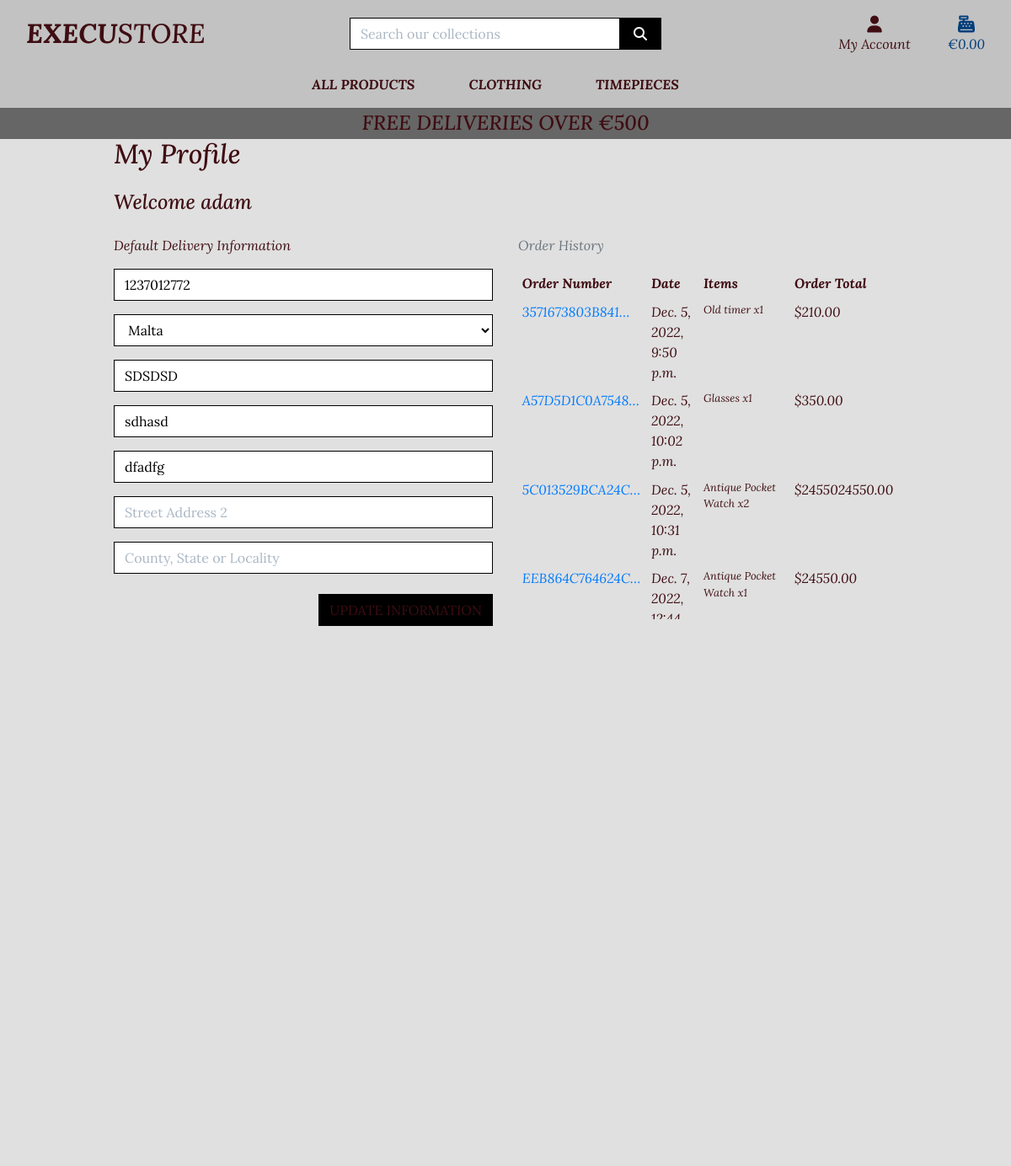
Screenshot of /profile/ (signed in) with the database file from the repository.
### profiles/models.py (models this page shows, shortened)
class UserProfile(models.Model):
    user = models.OneToOneField(User, on_delete=models.CASCADE)
    default_phone_number = models.CharField(max_length=20, null=True, blank=True)
    default_country = CountryField(blank_label='Country *', null=True, blank=True)
    default_postcode = models.CharField(max_length=20, null=True, blank=True)
    default_town_or_city = models.CharField(max_length=40, null=True, blank=True)
    default_street_address1 = models.CharField(max_length=80, null=True, blank=True)
    default_street_address2 = models.CharField(max_length=80, null=True, blank=True)
    default_county = models.CharField(max_length=80, null=True, blank=True)

### checkout/models.py (models this page shows, shortened)
class Order(models.Model):
    order_number = models.CharField(max_length=32, null=False, editable=False)
    user_profile = models.ForeignKey(UserProfile, on_delete=models.SET_NULL,
                                     null=True, blank=True, related_name='orders')
    full_name = models.CharField(max_length=50, null=False, blank=False)
    email = models.EmailField(max_length=250, null=False, blank=False)
    phone_number = models.CharField(max_length=20, null=False, blank=False)
    country = CountryField(blank_label='Country *', null=False, blank=False)
    postcode = models.CharField(max_length=20, null=True, blank=True)
    town_or_city = models.CharField(max_length=40, null=False, blank=False)
    street_address1 = models.CharField(max_length=80, null=False, blank=False)
    street_address2 = models.CharField(max_length=80, null=True, blank=True)
    county = models.CharField(max_length=80, null=True, blank=True)
    date = models.DateTimeField(auto_now_add=True)
    delivery_cost = models.DecimalField(max_digits=6, decimal_places=2, null=False, default=0)
    order_total = models.DecimalField(max_digits=15, decimal_places=2, null=False, default=0)
    grand_total = models.DecimalField(max_digits=15, decimal_places=2, null=False, default=0)
    original_bag = models.TextField(null=False, blank=False, default='')
    stripe_pid = models.CharField(max_length=254, null=False, blank=False, default='')

class OrderLineItem(models.Model):
    order = models.ForeignKey(Order, null=False, blank=False,
                              on_delete=models.CASCADE,
                              related_name='lineitems')
    product = models.ForeignKey(Product, null=False,
                                blank=False, on_delete=models.CASCADE)
    quantity = models.IntegerField(null=False, blank=False, default=0)
    lineitem_total = models.DecimalField(max_digits=15, decimal_places=2,
                                         null=False, blank=False,
                                         editable=False)

### products/models.py (models this page shows, shortened)
class Product(models.Model):
    category = models.ForeignKey('Category', null=True, blank=True,
                                 on_delete=models.SET_NULL)
    name = models.CharField(max_length=255)
    description = models.TextField()
    price = models.CharField(max_length=255)
    availability = models.CharField(max_length=255)
    image_url = models.URLField(max_length=1024, null=True, blank=True)
    image = models.ImageField(null=True, blank=True)

### profiles/views.py (the view)
# urls.py: path('profile/', include('profiles.urls')),
@login_required
def profile(request):
    profile = get_object_or_404(UserProfile, user=request.user)
    if request.method == 'POST':
        form = UserProfileForm(request.POST, instance=profile)
        if form.is_valid():
            form.save()
            messages.success(request, 'Profile updated successfully')
    form = UserProfileForm(instance=profile)
    orders = profile.orders.all()
    template = 'profiles/profile.html'
    context = {
        'form': form,
        'orders': orders,
        'on_profile_page': True
    }
    return render(request, template, context)

### profiles/forms.py
class UserProfileForm(forms.ModelForm):
    class Meta:
        model = UserProfile
        exclude = ('user',)
    def __init__(self, *args, **kwargs):
        super().__init__(*args, **kwargs)
        placeholders = {
            'default_phone_number': 'Phone Number',
            'default_postcode': 'Postal Code',
            'default_town_or_city': 'Town or City',
            'default_street_address1': 'Street Address 1',
            'default_street_address2': 'Street Address 2',
            'default_county': 'County, State or Locality',
        }
        self.fields['default_phone_number'].widget.attrs['autofocus'] = True
        for field in self.fields:
            if field != 'default_country':
                if self.fields[field].required:
                    placeholder = f'{placeholders[field]} *'
                else:
                    placeholder = placeholders[field]
                self.fields[field].widget.attrs['placeholder'] = placeholder
            self.fields[field].widget.attrs['class'] = 'border-black rounded-0 profile-form-input'
            self.fields[field].label = False

### bag/contexts.py (called while the page is built, shortened)
def bag_contents(request):
    bag_items = []
    total = 0
    product_count = 0
    bag = request.session.get('bag', {})
    if total < settings.FREE_DELIVERY_THRESHOLD:
        delivery = total * Decimal(settings.STANDARD_DELIVERY_PERCENTAGE / 100)
        free_delivery_delta = settings.FREE_DELIVERY_THRESHOLD - total
    else:
        delivery = 0
        free_delivery_delta = 0
    grand_total = delivery + total
    context = {
        'bag_items': bag_items,
        'total': total,
        'product_count': product_count,
        'delivery': delivery,
        'free_delivery_delta': free_delivery_delta,
        'free_delivery_threshold': settings.FREE_DELIVERY_THRESHOLD,
        'grand_total': grand_total,
    }
    return context

### profiles/templates/profiles/profile.html (shortened to what this page needs)
{% extends "base.html" %}
{% load static %}
{% block extra_css %}
    <link rel="stylesheet" href="{% static 'profiles/css/profile.css' %}">
{% endblock %}
{% block page_header %}
    <div class="container header-container">
    </div>
{% endblock %}
{% block content %}
    <div class="overlay backcolor"></div>
    <div class="container products-page">
        <div class="row padding-top">
            <div class="col ">
                <h2 class=" mb-4">My Profile</h2>
                <h4 class=" mb-4 mt-2"> Welcome {{ user }} </h4>
            </div>
        </div>
        <div class="row profile-page">
            <div class="col-12 col-lg-6">
                <p class="text-muted text-color">Default Delivery Information</p>
                <form class="mt-3" action="{% url 'profile' %}" method="POST" id="profile-update-form">
                    {{ form|crispy }}
                    <button class="btn btn-black rounded-0 text-uppercase my-2 float-right text-color">Update Information</button>
                </form>
            </div>
            <div class="col-12 col-lg-6">
                <p class="text-muted">Order History</p>
                <div class="order-history table-responsive">
                    <table class="table table-sm table-borderless text-color">
                        <thead>
                            <tr>
                                <th>Order Number</th>
                                <th>Date</th>
                                <th>Items</th>
                                <th>Order Total</th>
                            </tr>
                        </thead>
                        <tbody>
                            {% for order in orders %}
                                <tr>
                                    <td>
                                        <a href="{% url 'order_history' order.order_number %}"
                                        title="{{ order.order_number }}">
                                            {{ order.order_number|truncatechars:15 }}
                                        </a>
                                    </td>
                                    <td>{{ order.date }}</td>
                                    <td>
                                        <ul class="list-unstyled">
                                            {% for item in order.lineitems.all %}
                                                <li class="small">
                                                    {{ item.product.name }} x{{ item.quantity }}
                                                </li>
                                            {% endfor %}
                                        </ul>
                                    </td>
                                    <td>${{ order.grand_total }}</td>
                                </tr>
                            {% endfor %}
                        </tbody>
                    </table>
                </div>
            </div>
        </div>
{% endblock %}

### static/css/base.css (style rules this page uses)
html { height: 100%; }
body { background: url('/media/homepage-image.jpg') no-repeat center center fixed; background-size: cover; height: calc(100vh - 164px); color: #3F0D12; font-family: 'Lora'; font-style: italic; }
.btn-black { background: black; color: white; }
.border-black { border: 1px solid black !important; }
.overlay { height: 100%; width: 100%; top: 0; left: 0; position: fixed; background: white; z-index: -1; }
@media (min-width: 1200px) { .container { max-width: 80%; } }
@media (min-width: 992px) { .header-container { padding-top: 164px; } }
.text-color { color: #3F0D12 !important; }
.backcolor { background-color: #E0E0E0; }

### profiles/static/profiles/css/profile.css (style rules this page uses)
.order-history { max-height: 416px; overflow-y: auto; }
#profile-update-form .form-control { color: #000; }
#profile-update-form input::placeholder { color: #aab7c4; }
#id_default_country, #id_default_country option:not(:first-child) { color: #000; }
body { min-height: 100vh; display: flex; flex-direction: column; }

### rows the page displays
UserProfile: default_phone_number "1237012772", default_country "Malta", default_postcode "SDSDSD", default_town_or_city "sdhasd", default_street_address1 "dfadfg"
Order: order_number "3571673803B841…", date "Dec. 5, 2022, 9:50 p.m.", grand_total "210.00"
OrderLineItem: product.name "Old timer", quantity "1"
Order: order_number "A57D5D1C0A7548…", date "Dec. 5, 2022, 10:02 p.m.", grand_total "350.00"
OrderLineItem: product.name "Glasses", quantity "1"
Order: order_number "5C013529BCA24C…", date "Dec. 5, 2022, 10:31 p.m.", grand_total "2455024550.00"
OrderLineItem: product.name "Antique Pocket Watch", quantity "2"
Order: order_number "EEB864C764624C…", date "Dec. 7, 2022,…", grand_total "24550.00"
OrderLineItem: product.name "Antique Pocket Watch", quantity "1"

### other values shown
{{ free_delivery_threshold }} "500"
{{ user }} "adam"
